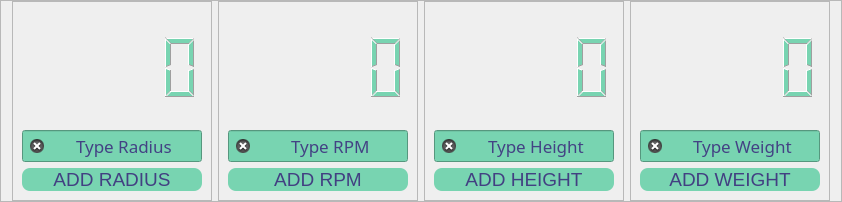
                  <widget class="QFrame" name="frame_inputs">
                   <property name="frameShape">
                    <enum>QFrame::StyledPanel</enum>
                   </property>
                   <property name="frameShadow">
                    <enum>QFrame::Raised</enum>
                   </property>
                   <layout class="QHBoxLayout" name="horizontalLayout_5">
                    <property name="topMargin">
                     <number>0</number>
                    </property>
                    <property name="bottomMargin">
                     <number>0</number>
                    </property>
                    <item>
                     <widget class="QFrame" name="frame">
                      <property name="minimumSize">
                       <size>
                        <width>200</width>
                        <height>200</height>
                       </size>
                      </property>
                      <property name="maximumSize">
                       <size>
                        <width>200</width>
                        <height>200</height>
                       </size>
                      </property>
                      <property name="frameShape">
                       <enum>QFrame::StyledPanel</enum>
                      </property>
                      <property name="frameShadow">
                       <enum>QFrame::Raised</enum>
                      </property>
                      <layout class="QVBoxLayout" name="verticalLayout_7">
                       <item>
                        <widget class="QLCDNumber" name="lcdNumber_radius">
                         <property name="styleSheet">
                          <string notr="true">border: none;
color: rgb(120, 212, 177);
</string>
                         </property>
                        </widget>
                       </item>
                       <item>
                        <widget class="QLineEdit" name="lineEdit_radius">
                         <property name="font">
                          <font>
                           <family>Segoe UI Light</family>
                           <pointsize>13</pointsize>
                          </font>
                         </property>
                         <property name="layoutDirection">
                          <enum>Qt::RightToLeft</enum>
                         </property>
                         <property name="styleSheet">
                          <string notr="true">color: rgb(67, 66, 132);
background-color: rgb(120, 212, 177);</string>
                         </property>
                         <property name="text">
                          <string>Type Radius</string>
                         </property>
                         <property name="alignment">
                          <set>Qt::AlignCenter</set>
                         </property>
                         <property name="clearButtonEnabled">
                          <bool>true</bool>
                         </property>
                        </widget>
                       </item>
                       <item>
                        <widget class="QPushButton" name="pushButton_radius">
                         <property name="font">
                          <font>
                           <pointsize>14</pointsize>
                          </font>
                         </property>
                         <property name="styleSheet">
                          <string notr="true">QPushButton {
	border: none;
	border-radius: 8px;
	
	color: rgb(66, 64, 130);
	
	background-color: rgb(120, 212, 177);
}
QPushButton:hover{
	
	
	background-color: rgb(120, 212, 177,150);
}</string>
                         </property>
                         <property name="text">
                          <string>ADD RADIUS</string>
                         </property>
                        </widget>
                       </item>
                      </layout>
                     </widget>
                    </item>
                    <item>
                     <widget class="QFrame" name="frame_3">
                      <property name="minimumSize">
                       <size>
                        <width>200</width>
                        <height>200</height>
                       </size>
                      </property>
                      <property name="maximumSize">
                       <size>
                        <width>200</width>
                        <height>200</height>
                       </size>
                      </property>
                      <property name="frameShape">
                       <enum>QFrame::StyledPanel</enum>
                      </property>
                      <property name="frameShadow">
                       <enum>QFrame::Raised</enum>
                      </property>
                      <layout class="QVBoxLayout" name="verticalLayout_9">
                       <item>
                        <widget class="QLCDNumber" name="lcdNumber_rpm">
                         <property name="styleSheet">
                          <string notr="true">border: none;
color: rgb(120, 212, 177);
</string>
                         </property>
                        </widget>
                       </item>
                       <item>
                        <widget class="QLineEdit" name="lineEdit_rpm">
                         <property name="font">
                          <font>
                           <family>Segoe UI Light</family>
                           <pointsize>13</pointsize>
                          </font>
                         </property>
                         <property name="layoutDirection">
                          <enum>Qt::RightToLeft</enum>
                         </property>
                         <property name="styleSheet">
                          <string notr="true">color: rgb(67, 66, 132);
background-color: rgb(120, 212, 177);</string>
                         </property>
                         <property name="text">
                          <string>Type RPM</string>
                         </property>
                         <property name="alignment">
                          <set>Qt::AlignCenter</set>
                         </property>
                         <property name="clearButtonEnabled">
                          <bool>true</bool>
                         </property>
                        </widget>
                       </item>
                       <item>
                        <widget class="QPushButton" name="pushButton_rpm">
                         <property name="font">
                          <font>
                           <pointsize>14</pointsize>
                          </font>
                         </property>
                         <property name="styleSheet">
                          <string notr="true">QPushButton {
	border: none;
	border-radius: 8px;
	
	color: rgb(66, 64, 130);
	
	background-color: rgb(120, 212, 177);
}
QPushButton:hover{
	
	
	background-color: rgb(120, 212, 177,150);
}</string>
                         </property>
                         <property name="text">
                          <string>ADD RPM</string>
                         </property>
                        </widget>
                       </item>
                      </layout>
                     </widget>
                    </item>
                    <item>
                     <widget class="QFrame" name="frame_2">
                      <property name="minimumSize">
                       <size>
                        <width>200</width>
                        <height>200</height>
                       </size>
                      </property>
                      <property name="maximumSize">
                       <size>
                        <width>200</width>
                        <height>200</height>
                       </size>
                      </property>
                      <property name="frameShape">
                       <enum>QFrame::StyledPanel</enum>
                      </property>
                      <property name="frameShadow">
                       <enum>QFrame::Raised</enum>
                      </property>
                      <layout class="QVBoxLayout" name="verticalLayout_8">
                       <item>
                        <widget class="QLCDNumber" name="lcdNumber_height">
                         <property name="styleSheet">
                          <string notr="true">border: none;
color: rgb(120, 212, 177);
</string>
                         </property>
                        </widget>
                       </item>
                       <item>
                        <widget class="QLineEdit" name="lineEdit_height">
                         <property name="font">
                          <font>
                           <family>Segoe UI Light</family>
                           <pointsize>13</pointsize>
                          </font>
                         </property>
                         <property name="layoutDirection">
                          <enum>Qt::RightToLeft</enum>
                         </property>
                         <property name="styleSheet">
                          <string notr="true">color: rgb(67, 66, 132);
background-color: rgb(120, 212, 177);</string>
                         </property>
                         <property name="text">
                          <string>Type Height</string>
                         </property>
                         <property name="alignment">
                          <set>Qt::AlignCenter</set>
                         </property>
                         <property name="clearButtonEnabled">
                          <bool>true</bool>
                         </property>
                        </widget>
                       </item>
                       <item>
                        <widget class="QPushButton" name="pushButton_height">
                         <property name="font">
                          <font>
                           <pointsize>14</pointsize>
                          </font>
                         </property>
                         <property name="styleSheet">
                          <string notr="true">QPushButton {
	border: none;
	border-radius: 8px;
	
	color: rgb(66, 64, 130);
	
	background-color: rgb(120, 212, 177);
}
QPushButton:hover{
	
	
	background-color: rgb(120, 212, 177,150);
}</string>
                         </property>
                         <property name="text">
                          <string>ADD HEIGHT</string>
                         </property>
                        </widget>
                       </item>
                      </layout>
                     </widget>
                    </item>
                    <item>
                     <widget class="QFrame" name="frame_4">
                      <property name="minimumSize">
                       <size>
                        <width>200</width>
                        <height>200</height>
                       </size>
                      </property>
                      <property name="maximumSize">
                       <size>
                        <width>200</width>
                        <height>200</height>
                       </size>
                      </property>
                      <property name="frameShape">
                       <enum>QFrame::StyledPanel</enum>
                      </property>
                      <property name="frameShadow">
                       <enum>QFrame::Raised</enum>
                      </property>
                      <layout class="QVBoxLayout" name="verticalLayout_10">
                       <item>
                        <widget class="QLCDNumber" name="lcdNumber_speed_5">
                         <property name="styleSheet">
                          <string notr="true">border: none;
color: rgb(120, 212, 177);
</string>
                         </property>
                        </widget>
                       </item>
                       <item>
                        <widget class="QLineEdit" name="lineEdit_weight">
                         <property name="font">
                          <font>
                           <family>Segoe UI Light</family>
                           <pointsize>13</pointsize>
                          </font>
                         </property>
                         <property name="layoutDirection">
                          <enum>Qt::RightToLeft</enum>
                         </property>
                         <property name="styleSheet">
                          <string notr="true">color: rgb(67, 66, 132);
background-color: rgb(120, 212, 177);</string>
                         </property>
                         <property name="text">
                          <string>Type Weight</string>
                         </property>
                         <property name="alignment">
                          <set>Qt::AlignCenter</set>
                         </property>
                         <property name="clearButtonEnabled">
                          <bool>true</bool>
                         </property>
                        </widget>
                       </item>
                       <item>
                        <widget class="QPushButton" name="pushButton_weight">
                         <property name="font">
                          <font>
                           <pointsize>14</pointsize>
                          </font>
                         </property>
                         <property name="styleSheet">
                          <string notr="true">QPushButton {
	border: none;
	border-radius: 8px;
	
	color: rgb(66, 64, 130);
	
	background-color: rgb(120, 212, 177);
}
QPushButton:hover{
	
	
	background-color: rgb(120, 212, 177,150);
}</string>
                         </property>
                         <property name="text">
                          <string>ADD WEIGHT</string>
                         </property>
                        </widget>
                       </item>
                      </layout>
                     </widget>
                    </item>
                   </layout>
                  </widget>
